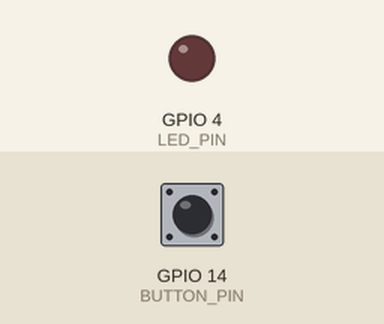
The sketch below on a simulated ESP32. Shown: output pins drawn as LEDs (lit = HIGH). The test bench sets the inputs (shaded band); at power-on: GPIO 14 (BUTTON_PIN) HIGH.

Above: at 1.2 s.
1.3 s: GPIO 14 (BUTTON_PIN) pulled LOW for 0.15 s
At 2.1 s:
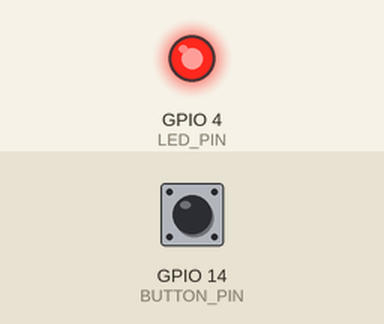
2.9 s: GPIO 14 (BUTTON_PIN) pulled LOW for 1 s
At 3.3 s:
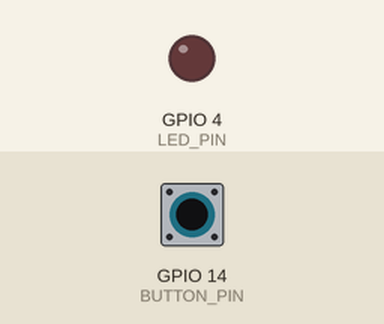
5.4 s: GPIO 14 (BUTTON_PIN) pulled LOW for 3.2 s
At 6.4 s:
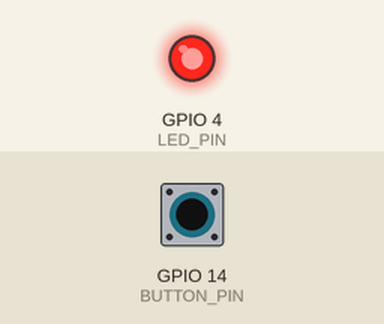
Timing chart, 0 to 8.4 s (numbered marks = the images above; inputs shaded):
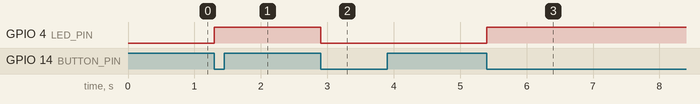

The sketch:

4_Task4_button.ino
```cpp
#define BUTTON_PIN 14
#define LED_PIN 4
#define BUZ_PIN 17

bool ledState = false;
bool lastButtonState = HIGH;

void setup() {
  pinMode(BUTTON_PIN, INPUT_PULLUP);
  pinMode(LED_PIN, OUTPUT);
}

void loop() {
  bool currentButtonState = digitalRead(BUTTON_PIN);

  if(currentButtonState == LOW && lastButtonState == HIGH) {
    ledState = !ledState;
    digitalWrite(LED_PIN, ledState);
    delay(300);
  }

  lastButtonState = currentButtonState;
}
```

Measured:
- after the input at 1.3 s, GPIO 4 (LED_PIN): LOW → HIGH at once
- after the input at 2.9 s, GPIO 4 (LED_PIN): HIGH → LOW at once
- after the input at 5.4 s, GPIO 4 (LED_PIN): LOW → HIGH at once
